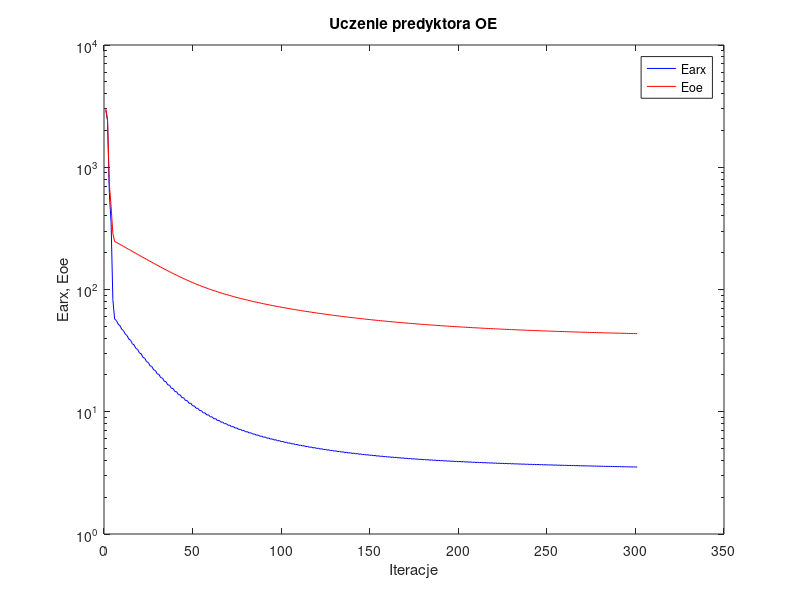
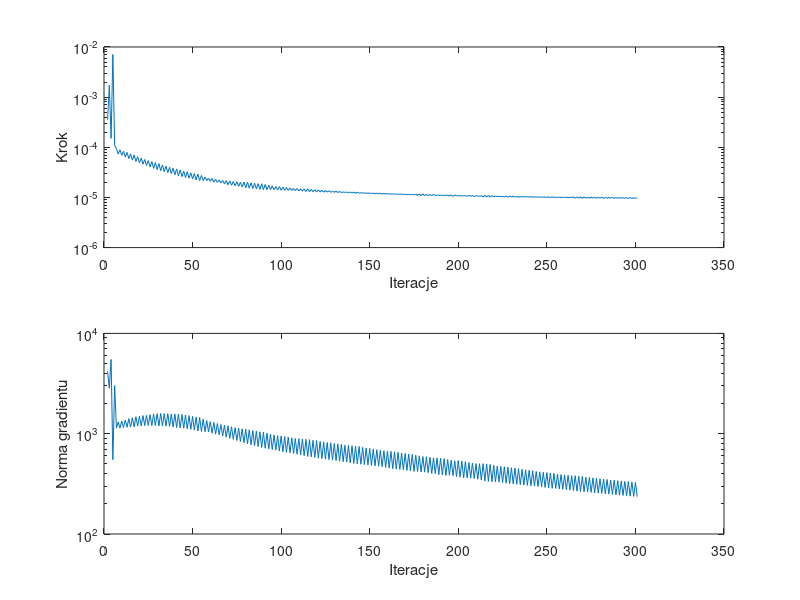

MATLAB code for these plots, in order:
%uczenie predyktora oe
clear all;
n=0; farx(n+1)=2.932070e+003; foe(n+1)=3.036488e+003; wspucz(n+1)=0.000000e+000; ng(n+1)=0.000000e+000;
n=1; farx(n+1)=2.398431e+003; foe(n+1)=2.437462e+003; krok(n+1)=3.550621e-004; ng(n+1)=4.191983e+003;
n=2; farx(n+1)=6.206420e+002; foe(n+1)=7.311775e+002; krok(n+1)=1.713251e-003; ng(n+1)=2.842362e+003;
n=3; farx(n+1)=3.519634e+002; foe(n+1)=4.791193e+002; krok(n+1)=1.504835e-004; ng(n+1)=5.500506e+003;
n=4; farx(n+1)=8.256000e+001; foe(n+1)=2.872562e+002; krok(n+1)=7.088910e-003; ng(n+1)=5.507259e+002;
n=5; farx(n+1)=5.736065e+001; foe(n+1)=2.473839e+002; krok(n+1)=1.089132e-004; ng(n+1)=3.019616e+003;
n=6; farx(n+1)=5.567505e+001; foe(n+1)=2.428836e+002; krok(n+1)=9.560737e-005; ng(n+1)=1.136613e+003;
n=7; farx(n+1)=5.214082e+001; foe(n+1)=2.383547e+002; krok(n+1)=7.309947e-005; ng(n+1)=1.305182e+003;
n=8; farx(n+1)=5.059214e+001; foe(n+1)=2.339668e+002; krok(n+1)=8.923578e-005; ng(n+1)=1.137903e+003;
n=9; farx(n+1)=4.739850e+001; foe(n+1)=2.295849e+002; krok(n+1)=6.905895e-005; ng(n+1)=1.333877e+003;
n=10; farx(n+1)=4.606767e+001; foe(n+1)=2.253384e+002; krok(n+1)=8.312662e-005; ng(n+1)=1.152568e+003;
n=11; farx(n+1)=4.317961e+001; foe(n+1)=2.211050e+002; krok(n+1)=6.446963e-005; ng(n+1)=1.367015e+003;
n=12; farx(n+1)=4.202472e+001; foe(n+1)=2.169954e+002; krok(n+1)=7.907676e-005; ng(n+1)=1.159215e+003;
n=13; farx(n+1)=3.939839e+001; foe(n+1)=2.128952e+002; krok(n+1)=5.958061e-005; ng(n+1)=1.412896e+003;
n=14; farx(n+1)=3.841244e+001; foe(n+1)=2.089309e+002; krok(n+1)=7.411094e-005; ng(n+1)=1.164032e+003;
n=15; farx(n+1)=3.602390e+001; foe(n+1)=2.049939e+002; krok(n+1)=5.561724e-005; ng(n+1)=1.441232e+003;
n=16; farx(n+1)=3.518354e+001; foe(n+1)=2.011738e+002; krok(n+1)=7.022416e-005; ng(n+1)=1.171170e+003;
n=17; farx(n+1)=3.298734e+001; foe(n+1)=1.973846e+002; krok(n+1)=5.210339e-005; ng(n+1)=1.476693e+003;
n=18; farx(n+1)=3.230113e+001; foe(n+1)=1.937314e+002; krok(n+1)=6.485137e-005; ng(n+1)=1.189154e+003;
n=19; farx(n+1)=3.029367e+001; foe(n+1)=1.901131e+002; krok(n+1)=4.907344e-005; ng(n+1)=1.492849e+003;
n=20; farx(n+1)=2.972119e+001; foe(n+1)=1.866053e+002; krok(n+1)=6.106065e-005; ng(n+1)=1.197178e+003;
n=21; farx(n+1)=2.787714e+001; foe(n+1)=1.831411e+002; krok(n+1)=4.614756e-005; ng(n+1)=1.514743e+003;
n=22; farx(n+1)=2.740726e+001; foe(n+1)=1.797816e+002; krok(n+1)=5.714551e-005; ng(n+1)=1.205449e+003;
n=23; farx(n+1)=2.571948e+001; foe(n+1)=1.764745e+002; krok(n+1)=4.341873e-005; ng(n+1)=1.528305e+003;
n=24; farx(n+1)=2.532700e+001; foe(n+1)=1.732499e+002; krok(n+1)=5.445660e-005; ng(n+1)=1.206210e+003;
n=25; farx(n+1)=2.377457e+001; foe(n+1)=1.700825e+002; krok(n+1)=4.073759e-005; ng(n+1)=1.550050e+003;
n=26; farx(n+1)=2.345320e+001; foe(n+1)=1.669974e+002; krok(n+1)=5.210339e-005; ng(n+1)=1.207470e+003;
n=27; farx(n+1)=2.202587e+001; foe(n+1)=1.639580e+002; krok(n+1)=3.799128e-005; ng(n+1)=1.575864e+003;
n=28; farx(n+1)=2.175850e+001; foe(n+1)=1.610031e+002; krok(n+1)=4.960813e-005; ng(n+1)=1.202738e+003;
n=29; farx(n+1)=2.045019e+001; foe(n+1)=1.581067e+002; krok(n+1)=3.584012e-005; ng(n+1)=1.584608e+003;
n=30; farx(n+1)=2.022981e+001; foe(n+1)=1.552829e+002; krok(n+1)=4.729405e-005; ng(n+1)=1.196393e+003;
n=31; farx(n+1)=1.902278e+001; foe(n+1)=1.525258e+002; krok(n+1)=3.415827e-005; ng(n+1)=1.590673e+003;
n=32; farx(n+1)=1.885387e+001; foe(n+1)=1.498495e+002; krok(n+1)=4.438276e-005; ng(n+1)=1.196284e+003;
n=33; farx(n+1)=1.774666e+001; foe(n+1)=1.472357e+002; krok(n+1)=3.260477e-005; ng(n+1)=1.587191e+003;
n=34; farx(n+1)=1.761443e+001; foe(n+1)=1.446942e+002; krok(n+1)=4.211523e-005; ng(n+1)=1.188896e+003;
n=35; farx(n+1)=1.659716e+001; foe(n+1)=1.422168e+002; krok(n+1)=3.117913e-005; ng(n+1)=1.584449e+003;
n=36; farx(n+1)=1.649686e+001; foe(n+1)=1.398101e+002; krok(n+1)=3.982214e-005; ng(n+1)=1.180704e+003;
n=37; farx(n+1)=1.556700e+001; foe(n+1)=1.374690e+002; krok(n+1)=2.981309e-005; ng(n+1)=1.573931e+003;
n=38; farx(n+1)=1.548905e+001; foe(n+1)=1.351867e+002; krok(n+1)=3.823382e-005; ng(n+1)=1.165644e+003;
n=39; farx(n+1)=1.463888e+001; foe(n+1)=1.329703e+002; krok(n+1)=2.832743e-005; ng(n+1)=1.570068e+003;
n=40; farx(n+1)=1.457748e+001; foe(n+1)=1.308062e+002; krok(n+1)=3.701885e-005; ng(n+1)=1.150071e+003;
n=41; farx(n+1)=1.379695e+001; foe(n+1)=1.287076e+002; krok(n+1)=2.700051e-005; ng(n+1)=1.567747e+003;
n=42; farx(n+1)=1.375226e+001; foe(n+1)=1.266651e+002; krok(n+1)=3.546212e-005; ng(n+1)=1.139696e+003;
n=43; farx(n+1)=1.303454e+001; foe(n+1)=1.246873e+002; krok(n+1)=2.605170e-005; ng(n+1)=1.553669e+003;
n=44; farx(n+1)=1.300785e+001; foe(n+1)=1.227698e+002; krok(n+1)=3.369455e-005; ng(n+1)=1.133406e+003;
n=45; farx(n+1)=1.235294e+001; foe(n+1)=1.209098e+002; krok(n+1)=2.499645e-005; ng(n+1)=1.534059e+003;
n=46; farx(n+1)=1.233458e+001; foe(n+1)=1.191011e+002; krok(n+1)=3.251553e-005; ng(n+1)=1.116207e+003;
n=47; farx(n+1)=1.173244e+001; foe(n+1)=1.173522e+002; krok(n+1)=2.418894e-005; ng(n+1)=1.514702e+003;
n=48; farx(n+1)=1.172624e+001; foe(n+1)=1.156576e+002; krok(n+1)=3.098519e-005; ng(n+1)=1.105799e+003;
n=49; farx(n+1)=1.117617e+001; foe(n+1)=1.140163e+002; krok(n+1)=2.330940e-005; ng(n+1)=1.490017e+003;
n=50; farx(n+1)=1.117534e+001; foe(n+1)=1.124220e+002; krok(n+1)=2.992557e-005; ng(n+1)=1.087690e+003;
n=51; farx(n+1)=1.067484e+001; foe(n+1)=1.108816e+002; krok(n+1)=2.230894e-005; ng(n+1)=1.465942e+003;
n=52; farx(n+1)=1.067519e+001; foe(n+1)=1.093759e+002; krok(n+1)=2.941717e-005; ng(n+1)=1.062694e+003;
n=53; farx(n+1)=1.021099e+001; foe(n+1)=1.079259e+002; krok(n+1)=2.167257e-005; ng(n+1)=1.449626e+003;
n=54; farx(n+1)=1.021953e+001; foe(n+1)=1.065230e+002; krok(n+1)=2.746916e-005; ng(n+1)=1.052879e+003;
n=55; farx(n+1)=9.791075e+000; foe(n+1)=1.051743e+002; krok(n+1)=2.167257e-005; ng(n+1)=1.398878e+003;
n=56; farx(n+1)=9.808666e+000; foe(n+1)=1.038682e+002; krok(n+1)=2.555890e-005; ng(n+1)=1.047800e+003;
n=57; farx(n+1)=9.412080e+000; foe(n+1)=1.026092e+002; krok(n+1)=2.167257e-005; ng(n+1)=1.350700e+003;
n=58; farx(n+1)=9.437267e+000; foe(n+1)=1.013886e+002; krok(n+1)=2.418894e-005; ng(n+1)=1.041552e+003;
n=59; farx(n+1)=9.074984e+000; foe(n+1)=1.002069e+002; krok(n+1)=2.092658e-005; ng(n+1)=1.318254e+003;
n=60; farx(n+1)=9.098425e+000; foe(n+1)=9.905666e+001; krok(n+1)=2.382783e-005; ng(n+1)=1.012346e+003;
n=61; farx(n+1)=8.763949e+000; foe(n+1)=9.794445e+001; krok(n+1)=2.020511e-005; ng(n+1)=1.296458e+003;
n=62; farx(n+1)=8.787134e+000; foe(n+1)=9.686195e+001; krok(n+1)=2.310648e-005; ng(n+1)=9.890794e+002;
n=63; farx(n+1)=8.475987e+000; foe(n+1)=9.581672e+001; krok(n+1)=1.990494e-005; ng(n+1)=1.264114e+003;
n=64; farx(n+1)=8.502170e+000; foe(n+1)=9.480043e+001; krok(n+1)=2.219138e-005; ng(n+1)=9.750945e+002;
n=65; farx(n+1)=8.214803e+000; foe(n+1)=9.381640e+001; krok(n+1)=1.934974e-005; ng(n+1)=1.234290e+003;
n=66; farx(n+1)=8.240858e+000; foe(n+1)=9.285777e+001; krok(n+1)=2.190752e-005; ng(n+1)=9.504258e+002;
n=67; farx(n+1)=7.974542e+000; foe(n+1)=9.192759e+001; krok(n+1)=1.856031e-005; ng(n+1)=1.218151e+003;
n=68; farx(n+1)=7.999022e+000; foe(n+1)=9.102085e+001; krok(n+1)=2.167257e-005; ng(n+1)=9.229783e+002;
n=69; farx(n+1)=7.751614e+000; foe(n+1)=9.014117e+001; krok(n+1)=1.792006e-005; ng(n+1)=1.197890e+003;
n=70; farx(n+1)=7.774763e+000; foe(n+1)=8.928264e+001; krok(n+1)=2.132008e-005; ng(n+1)=8.976668e+002;
n=71; farx(n+1)=7.543695e+000; foe(n+1)=8.845072e+001; krok(n+1)=1.749394e-005; ng(n+1)=1.172893e+003;
n=72; farx(n+1)=7.566812e+000; foe(n+1)=8.763864e+001; krok(n+1)=2.078166e-005; ng(n+1)=8.773095e+002;
n=73; farx(n+1)=7.351219e+000; foe(n+1)=8.685145e+001; krok(n+1)=1.709205e-005; ng(n+1)=1.149044e+003;
n=74; farx(n+1)=7.374371e+000; foe(n+1)=8.608118e+001; krok(n+1)=2.058283e-005; ng(n+1)=8.555101e+002;
n=75; farx(n+1)=7.171541e+000; foe(n+1)=8.533219e+001; krok(n+1)=1.656922e-005; ng(n+1)=1.136974e+003;
n=76; farx(n+1)=7.194369e+000; foe(n+1)=8.460076e+001; krok(n+1)=2.020511e-005; ng(n+1)=8.349015e+002;
n=77; farx(n+1)=7.004570e+000; foe(n+1)=8.388917e+001; krok(n+1)=1.611741e-005; ng(n+1)=1.117236e+003;
n=78; farx(n+1)=7.026726e+000; foe(n+1)=8.319180e+001; krok(n+1)=2.018691e-005; ng(n+1)=8.127134e+002;
n=79; farx(n+1)=6.847556e+000; foe(n+1)=8.251175e+001; krok(n+1)=1.558595e-005; ng(n+1)=1.107793e+003;
n=80; farx(n+1)=6.869030e+000; foe(n+1)=8.184626e+001; krok(n+1)=1.999909e-005; ng(n+1)=7.928824e+002;
n=81; farx(n+1)=6.699526e+000; foe(n+1)=8.119725e+001; krok(n+1)=1.523649e-005; ng(n+1)=1.093109e+003;
n=82; farx(n+1)=6.720677e+000; foe(n+1)=8.056272e+001; krok(n+1)=1.954543e-005; ng(n+1)=7.756244e+002;
n=83; farx(n+1)=6.560454e+000; foe(n+1)=7.994493e+001; krok(n+1)=1.504078e-005; ng(n+1)=1.071785e+003;
n=84; farx(n+1)=6.582049e+000; foe(n+1)=7.933958e+001; krok(n+1)=1.924408e-005; ng(n+1)=7.598053e+002;
n=85; farx(n+1)=6.429562e+000; foe(n+1)=7.874827e+001; krok(n+1)=1.476011e-005; ng(n+1)=1.060134e+003;
n=86; farx(n+1)=6.451369e+000; foe(n+1)=7.816999e+001; krok(n+1)=1.886606e-005; ng(n+1)=7.446639e+002;
n=87; farx(n+1)=6.306851e+000; foe(n+1)=7.760444e+001; krok(n+1)=1.448140e-005; ng(n+1)=1.044310e+003;
n=88; farx(n+1)=6.328319e+000; foe(n+1)=7.704966e+001; krok(n+1)=1.870342e-005; ng(n+1)=7.279152e+002;
n=89; farx(n+1)=6.189754e+000; foe(n+1)=7.650702e+001; krok(n+1)=1.430061e-005; ng(n+1)=1.032825e+003;
n=90; farx(n+1)=6.211815e+000; foe(n+1)=7.597698e+001; krok(n+1)=1.814366e-005; ng(n+1)=7.159628e+002;
n=91; farx(n+1)=6.079017e+000; foe(n+1)=7.545809e+001; krok(n+1)=1.430061e-005; ng(n+1)=1.012217e+003;
n=92; farx(n+1)=6.101937e+000; foe(n+1)=7.495166e+001; krok(n+1)=1.747813e-005; ng(n+1)=7.062098e+002;
n=93; farx(n+1)=5.974997e+000; foe(n+1)=7.445524e+001; krok(n+1)=1.430061e-005; ng(n+1)=9.899471e+002;
n=94; farx(n+1)=5.998318e+000; foe(n+1)=7.396961e+001; krok(n+1)=1.697768e-005; ng(n+1)=6.954883e+002;
n=95; farx(n+1)=5.876433e+000; foe(n+1)=7.349341e+001; krok(n+1)=1.430061e-005; ng(n+1)=9.709446e+002;
n=96; farx(n+1)=5.900218e+000; foe(n+1)=7.302727e+001; krok(n+1)=1.645337e-005; ng(n+1)=6.862182e+002;
n=97; farx(n+1)=5.784178e+000; foe(n+1)=7.256992e+001; krok(n+1)=1.416371e-005; ng(n+1)=9.526262e+002;
n=98; farx(n+1)=5.807778e+000; foe(n+1)=7.212026e+001; krok(n+1)=1.643953e-005; ng(n+1)=6.717893e+002;
n=99; farx(n+1)=5.695858e+000; foe(n+1)=7.167859e+001; krok(n+1)=1.390226e-005; ng(n+1)=9.491707e+002;
n=100; farx(n+1)=5.719219e+000; foe(n+1)=7.124514e+001; krok(n+1)=1.611741e-005; ng(n+1)=6.602355e+002;
n=101; farx(n+1)=5.611316e+000; foe(n+1)=7.081996e+001; krok(n+1)=1.390226e-005; ng(n+1)=9.347367e+002;
n=102; farx(n+1)=5.635326e+000; foe(n+1)=7.040257e+001; krok(n+1)=1.579136e-005; ng(n+1)=6.520281e+002;
n=103; farx(n+1)=5.530819e+000; foe(n+1)=6.999226e+001; krok(n+1)=1.384553e-005; ng(n+1)=9.250037e+002;
n=104; farx(n+1)=5.555232e+000; foe(n+1)=6.958993e+001; krok(n+1)=1.538085e-005; ng(n+1)=6.444449e+002;
n=105; farx(n+1)=5.454321e+000; foe(n+1)=6.919417e+001; krok(n+1)=1.384553e-005; ng(n+1)=9.108343e+002;
n=106; farx(n+1)=5.478823e+000; foe(n+1)=6.880581e+001; krok(n+1)=1.497616e-005; ng(n+1)=6.365365e+002;
n=107; farx(n+1)=5.382314e+000; foe(n+1)=6.842389e+001; krok(n+1)=1.373458e-005; ng(n+1)=8.947314e+002;
n=108; farx(n+1)=5.406613e+000; foe(n+1)=6.804791e+001; krok(n+1)=1.504078e-005; ng(n+1)=6.235844e+002;
n=109; farx(n+1)=5.312873e+000; foe(n+1)=6.767799e+001; krok(n+1)=1.350026e-005; ng(n+1)=8.922992e+002;
n=110; farx(n+1)=5.337354e+000; foe(n+1)=6.731436e+001; krok(n+1)=1.489515e-005; ng(n+1)=6.143918e+002;
n=111; farx(n+1)=5.246715e+000; foe(n+1)=6.695627e+001; krok(n+1)=1.331597e-005; ng(n+1)=8.849875e+002;
n=112; farx(n+1)=5.271160e+000; foe(n+1)=6.660417e+001; krok(n+1)=1.481560e-005; ng(n+1)=6.042328e+002;
n=113; farx(n+1)=5.183649e+000; foe(n+1)=6.625733e+001; krok(n+1)=1.308609e-005; ng(n+1)=8.782622e+002;
n=114; farx(n+1)=5.207875e+000; foe(n+1)=6.591593e+001; krok(n+1)=1.482924e-005; ng(n+1)=5.929415e+002;
n=115; farx(n+1)=5.122189e+000; foe(n+1)=6.557967e+001; krok(n+1)=1.302585e-005; ng(n+1)=8.730831e+002;
n=116; farx(n+1)=5.146899e+000; foe(n+1)=6.524976e+001; krok(n+1)=1.442554e-005; ng(n+1)=5.883309e+002;
n=117; farx(n+1)=5.063949e+000; foe(n+1)=6.492452e+001; krok(n+1)=1.302585e-005; ng(n+1)=8.589851e+002;
n=118; farx(n+1)=5.088971e+000; foe(n+1)=6.460499e+001; krok(n+1)=1.430061e-005; ng(n+1)=5.809451e+002;
n=119; farx(n+1)=5.008806e+000; foe(n+1)=6.428956e+001; krok(n+1)=1.278257e-005; ng(n+1)=8.526395e+002;
n=120; farx(n+1)=5.032984e+000; foe(n+1)=6.397935e+001; krok(n+1)=1.416371e-005; ng(n+1)=5.696977e+002;
n=121; farx(n+1)=4.955037e+000; foe(n+1)=6.367406e+001; krok(n+1)=1.285784e-005; ng(n+1)=8.380839e+002;
n=122; farx(n+1)=4.979724e+000; foe(n+1)=6.337369e+001; krok(n+1)=1.393983e-005; ng(n+1)=5.646479e+002;
n=123; farx(n+1)=4.903971e+000; foe(n+1)=6.307762e+001; krok(n+1)=1.274727e-005; ng(n+1)=8.297505e+002;
n=124; farx(n+1)=4.928414e+000; foe(n+1)=6.278631e+001; krok(n+1)=1.373458e-005; ng(n+1)=5.569075e+002;
n=125; farx(n+1)=4.854716e+000; foe(n+1)=6.249938e+001; krok(n+1)=1.277945e-005; ng(n+1)=8.169019e+002;
n=126; farx(n+1)=4.879618e+000; foe(n+1)=6.221696e+001; krok(n+1)=1.361457e-005; ng(n+1)=5.513500e+002;
n=127; farx(n+1)=4.807603e+000; foe(n+1)=6.193841e+001; krok(n+1)=1.265721e-005; ng(n+1)=8.115234e+002;
n=128; farx(n+1)=4.832409e+000; foe(n+1)=6.166446e+001; krok(n+1)=1.338683e-005; ng(n+1)=5.450458e+002;
n=129; farx(n+1)=4.762402e+000; foe(n+1)=6.139434e+001; krok(n+1)=1.266631e-005; ng(n+1)=7.989330e+002;
n=130; farx(n+1)=4.787409e+000; foe(n+1)=6.112852e+001; krok(n+1)=1.328171e-005; ng(n+1)=5.389036e+002;
n=131; farx(n+1)=4.719168e+000; foe(n+1)=6.086627e+001; krok(n+1)=1.253880e-005; ng(n+1)=7.922412e+002;
n=132; farx(n+1)=4.744015e+000; foe(n+1)=6.060820e+001; krok(n+1)=1.315377e-005; ng(n+1)=5.317155e+002;
n=133; farx(n+1)=4.677448e+000; foe(n+1)=6.035367e+001; krok(n+1)=1.251675e-005; ng(n+1)=7.822808e+002;
n=134; farx(n+1)=4.702131e+000; foe(n+1)=6.010320e+001; krok(n+1)=1.290553e-005; ng(n+1)=5.261315e+002;
n=135; farx(n+1)=4.637254e+000; foe(n+1)=5.985617e+001; krok(n+1)=1.259797e-005; ng(n+1)=7.685497e+002;
n=136; farx(n+1)=4.662335e+000; foe(n+1)=5.961301e+001; krok(n+1)=1.280413e-005; ng(n+1)=5.215868e+002;
n=137; farx(n+1)=4.599121e+000; foe(n+1)=5.937307e+001; krok(n+1)=1.240823e-005; ng(n+1)=7.633901e+002;
n=138; farx(n+1)=4.624122e+000; foe(n+1)=5.913684e+001; krok(n+1)=1.284475e-005; ng(n+1)=5.134319e+002;
n=139; farx(n+1)=4.562488e+000; foe(n+1)=5.890368e+001; krok(n+1)=1.219587e-005; ng(n+1)=7.591828e+002;
n=140; farx(n+1)=4.587196e+000; foe(n+1)=5.867411e+001; krok(n+1)=1.283755e-005; ng(n+1)=5.051849e+002;
n=141; farx(n+1)=4.527025e+000; foe(n+1)=5.844759e+001; krok(n+1)=1.209645e-005; ng(n+1)=7.518609e+002;
n=142; farx(n+1)=4.551744e+000; foe(n+1)=5.822455e+001; krok(n+1)=1.280413e-005; ng(n+1)=4.987513e+002;
n=143; farx(n+1)=4.492396e+000; foe(n+1)=5.800443e+001; krok(n+1)=1.209447e-005; ng(n+1)=7.459329e+002;
n=144; farx(n+1)=4.517168e+000; foe(n+1)=5.778791e+001; krok(n+1)=1.245571e-005; ng(n+1)=4.962638e+002;
n=145; farx(n+1)=4.459285e+000; foe(n+1)=5.757422e+001; krok(n+1)=1.222055e-005; ng(n+1)=7.310242e+002;
n=146; farx(n+1)=4.484119e+000; foe(n+1)=5.736386e+001; krok(n+1)=1.225273e-005; ng(n+1)=4.925194e+002;
n=147; farx(n+1)=4.427614e+000; foe(n+1)=5.715623e+001; krok(n+1)=1.222055e-005; ng(n+1)=7.205211e+002;
n=148; farx(n+1)=4.452396e+000; foe(n+1)=5.695180e+001; krok(n+1)=1.214216e-005; ng(n+1)=4.872520e+002;
n=149; farx(n+1)=4.396979e+000; foe(n+1)=5.675001e+001; krok(n+1)=1.222055e-005; ng(n+1)=7.119974e+002;
n=150; farx(n+1)=4.421711e+000; foe(n+1)=5.655130e+001; krok(n+1)=1.195078e-005; ng(n+1)=4.832526e+002;
n=151; farx(n+1)=4.367565e+000; foe(n+1)=5.635513e+001; krok(n+1)=1.224850e-005; ng(n+1)=7.011267e+002;
n=152; farx(n+1)=4.392296e+000; foe(n+1)=5.616195e+001; krok(n+1)=1.184623e-005; ng(n+1)=4.785648e+002;
n=153; farx(n+1)=4.339213e+000; foe(n+1)=5.597127e+001; krok(n+1)=1.222055e-005; ng(n+1)=6.932635e+002;
n=154; farx(n+1)=4.363874e+000; foe(n+1)=5.578345e+001; krok(n+1)=1.171380e-005; ng(n+1)=4.741701e+002;
n=155; farx(n+1)=4.311897e+000; foe(n+1)=5.559803e+001; krok(n+1)=1.222055e-005; ng(n+1)=6.841050e+002;
n=156; farx(n+1)=4.336537e+000; foe(n+1)=5.541539e+001; krok(n+1)=1.161317e-005; ng(n+1)=4.697289e+002;
n=157; farx(n+1)=4.285922e+000; foe(n+1)=5.523512e+001; krok(n+1)=1.209645e-005; ng(n+1)=6.762990e+002;
n=158; farx(n+1)=4.310210e+000; foe(n+1)=5.505762e+001; krok(n+1)=1.161523e-005; ng(n+1)=4.618810e+002;
n=159; farx(n+1)=4.260843e+000; foe(n+1)=5.488235e+001; krok(n+1)=1.197415e-005; ng(n+1)=6.690787e+002;
n=160; farx(n+1)=4.285091e+000; foe(n+1)=5.470979e+001; krok(n+1)=1.171380e-005; ng(n+1)=4.547374e+002;
n=161; farx(n+1)=4.236630e+000; foe(n+1)=5.453941e+001; krok(n+1)=1.175619e-005; ng(n+1)=6.669288e+002;
n=162; farx(n+1)=4.260547e+000; foe(n+1)=5.437161e+001; krok(n+1)=1.168144e-005; ng(n+1)=4.482467e+002;
n=163; farx(n+1)=4.213095e+000; foe(n+1)=5.420592e+001; krok(n+1)=1.171829e-005; ng(n+1)=6.588088e+002;
n=164; farx(n+1)=4.236894e+000; foe(n+1)=5.404273e+001; krok(n+1)=1.161523e-005; ng(n+1)=4.432676e+002;
n=165; farx(n+1)=4.190224e+000; foe(n+1)=5.388158e+001; krok(n+1)=1.171380e-005; ng(n+1)=6.513947e+002;
n=166; farx(n+1)=4.214001e+000; foe(n+1)=5.372284e+001; krok(n+1)=1.148323e-005; ng(n+1)=4.396202e+002;
n=167; farx(n+1)=4.168216e+000; foe(n+1)=5.356608e+001; krok(n+1)=1.171380e-005; ng(n+1)=6.429624e+002;
n=168; farx(n+1)=4.191919e+000; foe(n+1)=5.341166e+001; krok(n+1)=1.138437e-005; ng(n+1)=4.354859e+002;
n=169; farx(n+1)=4.147037e+000; foe(n+1)=5.325917e+001; krok(n+1)=1.168301e-005; ng(n+1)=6.351028e+002;
n=170; farx(n+1)=4.170599e+000; foe(n+1)=5.310894e+001; krok(n+1)=1.131276e-005; ng(n+1)=4.308143e+002;
n=171; farx(n+1)=4.126691e+000; foe(n+1)=5.296058e+001; krok(n+1)=1.161523e-005; ng(n+1)=6.275483e+002;
n=172; farx(n+1)=4.150097e+000; foe(n+1)=5.281444e+001; krok(n+1)=1.131276e-005; ng(n+1)=4.252979e+002;
n=173; farx(n+1)=4.106944e+000; foe(n+1)=5.267011e+001; krok(n+1)=1.153689e-005; ng(n+1)=6.218621e+002;
n=174; farx(n+1)=4.129953e+000; foe(n+1)=5.252793e+001; krok(n+1)=1.115447e-005; ng(n+1)=4.209877e+002;
n=175; farx(n+1)=4.087486e+000; foe(n+1)=5.238740e+001; krok(n+1)=1.171380e-005; ng(n+1)=6.101190e+002;
n=176; farx(n+1)=4.110604e+000; foe(n+1)=5.224892e+001; krok(n+1)=1.095389e-005; ng(n+1)=4.201751e+002;
n=177; farx(n+1)=4.069022e+000; foe(n+1)=5.211210e+001; krok(n+1)=1.171829e-005; ng(n+1)=6.011910e+002;
n=178; farx(n+1)=4.091875e+000; foe(n+1)=5.197735e+001; krok(n+1)=1.085468e-005; ng(n+1)=4.160357e+002;
n=179; farx(n+1)=4.050980e+000; foe(n+1)=5.184410e+001; krok(n+1)=1.178746e-005; ng(n+1)=5.921994e+002;
n=180; farx(n+1)=4.074070e+000; foe(n+1)=5.171285e+001; krok(n+1)=1.083629e-005; ng(n+1)=4.138486e+002;
n=181; farx(n+1)=4.033821e+000; foe(n+1)=5.158332e+001; krok(n+1)=1.161317e-005; ng(n+1)=5.892785e+002;
n=182; farx(n+1)=4.056699e+000; foe(n+1)=5.145563e+001; krok(n+1)=1.083629e-005; ng(n+1)=4.086117e+002;
n=183; farx(n+1)=4.017481e+000; foe(n+1)=5.132958e+001; krok(n+1)=1.143043e-005; ng(n+1)=5.834641e+002;
n=184; farx(n+1)=4.039748e+000; foe(n+1)=5.120541e+001; krok(n+1)=1.085468e-005; ng(n+1)=4.012561e+002;
n=185; farx(n+1)=4.001002e+000; foe(n+1)=5.108265e+001; krok(n+1)=1.153689e-005; ng(n+1)=5.750445e+002;
n=186; farx(n+1)=4.023717e+000; foe(n+1)=5.096166e+001; krok(n+1)=1.083629e-005; ng(n+1)=4.002352e+002;
n=187; farx(n+1)=3.985982e+000; foe(n+1)=5.084227e+001; krok(n+1)=1.115447e-005; ng(n+1)=5.739199e+002;
n=188; farx(n+1)=4.008055e+000; foe(n+1)=5.072461e+001; krok(n+1)=1.104492e-005; ng(n+1)=3.905068e+002;
n=189; farx(n+1)=3.970813e+000; foe(n+1)=5.060837e+001; krok(n+1)=1.106017e-005; ng(n+1)=5.699662e+002;
n=190; farx(n+1)=3.992735e+000; foe(n+1)=5.049380e+001; krok(n+1)=1.099167e-005; ng(n+1)=3.868654e+002;
n=191; farx(n+1)=3.956115e+000; foe(n+1)=5.038061e+001; krok(n+1)=1.103022e-005; ng(n+1)=5.633533e+002;
n=192; farx(n+1)=3.977687e+000; foe(n+1)=5.026904e+001; krok(n+1)=1.085468e-005; ng(n+1)=3.832694e+002;
n=193; farx(n+1)=3.941353e+000; foe(n+1)=5.015878e+001; krok(n+1)=1.126542e-005; ng(n+1)=5.531824e+002;
n=194; farx(n+1)=3.963214e+000; foe(n+1)=5.004998e+001; krok(n+1)=1.061240e-005; ng(n+1)=3.845843e+002;
n=195; farx(n+1)=3.927543e+000; foe(n+1)=4.994256e+001; krok(n+1)=1.126542e-005; ng(n+1)=5.455382e+002;
n=196; farx(n+1)=3.949106e+000; foe(n+1)=4.983656e+001; krok(n+1)=1.051121e-005; ng(n+1)=3.809663e+002;
n=197; farx(n+1)=3.914542e+000; foe(n+1)=4.973186e+001; krok(n+1)=1.115447e-005; ng(n+1)=5.367979e+002;
n=198; farx(n+1)=3.936109e+000; foe(n+1)=4.962874e+001; krok(n+1)=1.083629e-005; ng(n+1)=3.735631e+002;
n=199; farx(n+1)=3.901647e+000; foe(n+1)=4.952685e+001; krok(n+1)=1.083629e-005; ng(n+1)=5.408187e+002;
n=200; farx(n+1)=3.922980e+000; foe(n+1)=4.942639e+001; krok(n+1)=1.083629e-005; ng(n+1)=3.691633e+002;
n=201; farx(n+1)=3.889421e+000; foe(n+1)=4.932710e+001; krok(n+1)=1.066004e-005; ng(n+1)=5.350722e+002;
n=202; farx(n+1)=3.910030e+000; foe(n+1)=4.922918e+001; krok(n+1)=1.085468e-005; ng(n+1)=3.620729e+002;
n=203; farx(n+1)=3.876808e+000; foe(n+1)=4.913244e+001; krok(n+1)=1.083629e-005; ng(n+1)=5.257696e+002;
n=204; farx(n+1)=3.897380e+000; foe(n+1)=4.903703e+001; krok(n+1)=1.057446e-005; ng(n+1)=3.621323e+002;
n=205; farx(n+1)=3.864817e+000; foe(n+1)=4.894270e+001; krok(n+1)=1.095389e-005; ng(n+1)=5.153147e+002;
n=206; farx(n+1)=3.885378e+000; foe(n+1)=4.884968e+001; krok(n+1)=1.052881e-005; ng(n+1)=3.596597e+002;
n=207; farx(n+1)=3.853106e+000; foe(n+1)=4.875775e+001; krok(n+1)=1.095376e-005; ng(n+1)=5.104807e+002;
n=208; farx(n+1)=3.873537e+000; foe(n+1)=4.866703e+001; krok(n+1)=1.038706e-005; ng(n+1)=3.578071e+002;
n=209; farx(n+1)=3.842195e+000; foe(n+1)=4.857738e+001; krok(n+1)=1.085468e-005; ng(n+1)=5.025510e+002;
n=210; farx(n+1)=3.862456e+000; foe(n+1)=4.848901e+001; krok(n+1)=1.061240e-005; ng(n+1)=3.512478e+002;
n=211; farx(n+1)=3.831531e+000; foe(n+1)=4.840165e+001; krok(n+1)=1.057446e-005; ng(n+1)=5.026934e+002;
n=212; farx(n+1)=3.851704e+000; foe(n+1)=4.831548e+001; krok(n+1)=1.083629e-005; ng(n+1)=3.455046e+002;
n=213; farx(n+1)=3.821310e+000; foe(n+1)=4.823021e+001; krok(n+1)=1.023989e-005; ng(n+1)=5.032534e+002;
n=214; farx(n+1)=3.841005e+000; foe(n+1)=4.814604e+001; krok(n+1)=1.103022e-005; ng(n+1)=3.384053e+002;
n=215; farx(n+1)=3.810968e+000; foe(n+1)=4.806282e+001; krok(n+1)=1.015216e-005; ng(n+1)=4.996922e+002;
n=216; farx(n+1)=3.830469e+000; foe(n+1)=4.798071e+001; krok(n+1)=1.100843e-005; ng(n+1)=3.349841e+002;
n=217; farx(n+1)=3.800853e+000; foe(n+1)=4.789953e+001; krok(n+1)=1.013046e-005; ng(n+1)=4.940431e+002;
n=218; farx(n+1)=3.819979e+000; foe(n+1)=4.781945e+001; krok(n+1)=1.085468e-005; ng(n+1)=3.320253e+002;
n=219; farx(n+1)=3.790923e+000; foe(n+1)=4.774036e+001; krok(n+1)=1.023989e-005; ng(n+1)=4.842759e+002;
n=220; farx(n+1)=3.809830e+000; foe(n+1)=4.766228e+001; krok(n+1)=1.069939e-005; ng(n+1)=3.299008e+002;
n=221; farx(n+1)=3.781211e+000; foe(n+1)=4.758515e+001; krok(n+1)=1.033992e-005; ng(n+1)=4.760742e+002;
n=222; farx(n+1)=3.800149e+000; foe(n+1)=4.750899e+001; krok(n+1)=1.063629e-005; ng(n+1)=3.281675e+002;
n=223; farx(n+1)=3.771808e+000; foe(n+1)=4.743370e+001; krok(n+1)=1.031748e-005; ng(n+1)=4.718549e+002;
n=224; farx(n+1)=3.790730e+000; foe(n+1)=4.735939e+001; krok(n+1)=1.061240e-005; ng(n+1)=3.258500e+002;
n=225; farx(n+1)=3.762887e+000; foe(n+1)=4.728588e+001; krok(n+1)=1.018440e-005; ng(n+1)=4.680853e+002;
n=226; farx(n+1)=3.781564e+000; foe(n+1)=4.721331e+001; krok(n+1)=1.071362e-005; ng(n+1)=3.211488e+002;
n=227; farx(n+1)=3.754185e+000; foe(n+1)=4.714151e+001; krok(n+1)=1.003721e-005; ng(n+1)=4.648875e+002;
n=228; farx(n+1)=3.772374e+000; foe(n+1)=4.707059e+001; krok(n+1)=1.069939e-005; ng(n+1)=3.164374e+002;
n=229; farx(n+1)=3.745262e+000; foe(n+1)=4.700053e+001; krok(n+1)=1.017255e-005; ng(n+1)=4.574745e+002;
n=230; farx(n+1)=3.763638e+000; foe(n+1)=4.693136e+001; krok(n+1)=1.061240e-005; ng(n+1)=3.158938e+002;
n=231; farx(n+1)=3.736810e+000; foe(n+1)=4.686290e+001; krok(n+1)=1.009346e-005; ng(n+1)=4.543459e+002;
n=232; farx(n+1)=3.754915e+000; foe(n+1)=4.679534e+001; krok(n+1)=1.054828e-005; ng(n+1)=3.128773e+002;
n=233; farx(n+1)=3.728551e+000; foe(n+1)=4.672851e+001; krok(n+1)=1.010255e-005; ng(n+1)=4.479224e+002;
n=234; farx(n+1)=3.746389e+000; foe(n+1)=4.666251e+001; krok(n+1)=1.048504e-005; ng(n+1)=3.099197e+002;
n=235; farx(n+1)=3.720384e+000; foe(n+1)=4.659723e+001; krok(n+1)=1.015216e-005; ng(n+1)=4.415996e+002;
n=236; farx(n+1)=3.738073e+000; foe(n+1)=4.653277e+001; krok(n+1)=1.039083e-005; ng(n+1)=3.079231e+002;
n=237; farx(n+1)=3.712451e+000; foe(n+1)=4.646899e+001; krok(n+1)=1.017076e-005; ng(n+1)=4.357308e+002;
n=238; farx(n+1)=3.730062e+000; foe(n+1)=4.640600e+001; krok(n+1)=1.038706e-005; ng(n+1)=3.054386e+002;
n=239; farx(n+1)=3.704744e+000; foe(n+1)=4.634366e+001; krok(n+1)=1.010255e-005; ng(n+1)=4.321906e+002;
n=240; farx(n+1)=3.722178e+000; foe(n+1)=4.628209e+001; krok(n+1)=1.038706e-005; ng(n+1)=3.024268e+002;
n=241; farx(n+1)=3.697116e+000; foe(n+1)=4.622115e+001; krok(n+1)=1.009346e-005; ng(n+1)=4.279294e+002;
n=242; farx(n+1)=3.714255e+000; foe(n+1)=4.616096e+001; krok(n+1)=1.023989e-005; ng(n+1)=3.002944e+002;
n=243; farx(n+1)=3.689658e+000; foe(n+1)=4.610140e+001; krok(n+1)=1.018440e-005; ng(n+1)=4.200644e+002;
n=244; farx(n+1)=3.706719e+000; foe(n+1)=4.604255e+001; krok(n+1)=1.022121e-005; ng(n+1)=2.980645e+002;
n=245; farx(n+1)=3.682396e+000; foe(n+1)=4.598430e+001; krok(n+1)=1.013760e-005; ng(n+1)=4.163868e+002;
n=246; farx(n+1)=3.699313e+000; foe(n+1)=4.592674e+001; krok(n+1)=1.021265e-005; ng(n+1)=2.954221e+002;
n=247; farx(n+1)=3.675420e+000; foe(n+1)=4.586977e+001; krok(n+1)=1.003721e-005; ng(n+1)=4.124012e+002;
n=248; farx(n+1)=3.692131e+000; foe(n+1)=4.581345e+001; krok(n+1)=1.031748e-005; ng(n+1)=2.913900e+002;
n=249; farx(n+1)=3.668487e+000; foe(n+1)=4.575769e+001; krok(n+1)=9.936047e-006; ng(n+1)=4.099632e+002;
n=250; farx(n+1)=3.684974e+000; foe(n+1)=4.570258e+001; krok(n+1)=1.031835e-005; ng(n+1)=2.883129e+002;
n=251; farx(n+1)=3.661696e+000; foe(n+1)=4.564803e+001; krok(n+1)=9.888364e-006; ng(n+1)=4.055298e+002;
n=252; farx(n+1)=3.677973e+000; foe(n+1)=4.559408e+001; krok(n+1)=1.033992e-005; ng(n+1)=2.851508e+002;
n=253; farx(n+1)=3.654763e+000; foe(n+1)=4.554068e+001; krok(n+1)=9.952471e-006; ng(n+1)=4.015963e+002;
n=254; farx(n+1)=3.670955e+000; foe(n+1)=4.548791e+001; krok(n+1)=1.014423e-005; ng(n+1)=2.847355e+002;
n=255; farx(n+1)=3.648215e+000; foe(n+1)=4.543566e+001; krok(n+1)=9.975945e-006; ng(n+1)=3.950278e+002;
n=256; farx(n+1)=3.664223e+000; foe(n+1)=4.538399e+001; krok(n+1)=1.017076e-005; ng(n+1)=2.817167e+002;
n=257; farx(n+1)=3.641730e+000; foe(n+1)=4.533282e+001; krok(n+1)=9.936047e-006; ng(n+1)=3.915177e+002;
n=258; farx(n+1)=3.657588e+000; foe(n+1)=4.528223e+001; krok(n+1)=1.015968e-005; ng(n+1)=2.792705e+002;
n=259; farx(n+1)=3.635398e+000; foe(n+1)=4.523211e+001; krok(n+1)=9.888364e-006; ng(n+1)=3.876729e+002;
n=260; farx(n+1)=3.651106e+000; foe(n+1)=4.518255e+001; krok(n+1)=1.019428e-005; ng(n+1)=2.764364e+002;
n=261; farx(n+1)=3.629135e+000; foe(n+1)=4.513345e+001; krok(n+1)=9.836241e-006; ng(n+1)=3.848955e+002;
n=262; farx(n+1)=3.644686e+000; foe(n+1)=4.508489e+001; krok(n+1)=1.018462e-005; ng(n+1)=2.740156e+002;
n=263; farx(n+1)=3.623048e+000; foe(n+1)=4.503678e+001; krok(n+1)=9.772716e-006; ng(n+1)=3.815675e+002;
n=264; farx(n+1)=3.638496e+000; foe(n+1)=4.498918e+001; krok(n+1)=1.029142e-005; ng(n+1)=2.708677e+002;
n=265; farx(n+1)=3.617056e+000; foe(n+1)=4.494199e+001; krok(n+1)=9.640490e-006; ng(n+1)=3.807703e+002;
n=266; farx(n+1)=3.632237e+000; foe(n+1)=4.489531e+001; krok(n+1)=1.030147e-005; ng(n+1)=2.677440e+002;
n=267; farx(n+1)=3.611054e+000; foe(n+1)=4.484906e+001; krok(n+1)=9.647596e-006; ng(n+1)=3.767898e+002;
n=268; farx(n+1)=3.626134e+000; foe(n+1)=4.480331e+001; krok(n+1)=1.029142e-005; ng(n+1)=2.657171e+002;
n=269; farx(n+1)=3.605190e+000; foe(n+1)=4.475795e+001; krok(n+1)=9.600090e-006; ng(n+1)=3.740257e+002;
n=270; farx(n+1)=3.620012e+000; foe(n+1)=4.471308e+001; krok(n+1)=1.023989e-005; ng(n+1)=2.632369e+002;
n=271; farx(n+1)=3.599303e+000; foe(n+1)=4.466863e+001; krok(n+1)=9.667524e-006; ng(n+1)=3.691588e+002;
n=272; farx(n+1)=3.614056e+000; foe(n+1)=4.462464e+001; krok(n+1)=1.017255e-005; ng(n+1)=2.619277e+002;
n=273; farx(n+1)=3.593597e+000; foe(n+1)=4.458104e+001; krok(n+1)=9.647596e-006; ng(n+1)=3.657914e+002;
n=274; farx(n+1)=3.608186e+000; foe(n+1)=4.453788e+001; krok(n+1)=1.015968e-005; ng(n+1)=2.596607e+002;
n=275; farx(n+1)=3.587956e+000; foe(n+1)=4.449510e+001; krok(n+1)=9.635248e-006; ng(n+1)=3.624945e+002;
n=276; farx(n+1)=3.602420e+000; foe(n+1)=4.445275e+001; krok(n+1)=1.015216e-005; ng(n+1)=2.575856e+002;
n=277; farx(n+1)=3.582370e+000; foe(n+1)=4.441077e+001; krok(n+1)=9.622040e-006; ng(n+1)=3.596733e+002;
n=278; farx(n+1)=3.596656e+000; foe(n+1)=4.436921e+001; krok(n+1)=1.008355e-005; ng(n+1)=2.557668e+002;
n=279; farx(n+1)=3.576852e+000; foe(n+1)=4.432801e+001; krok(n+1)=9.657459e-006; ng(n+1)=3.553832e+002;
n=280; farx(n+1)=3.591096e+000; foe(n+1)=4.428722e+001; krok(n+1)=1.009346e-005; ng(n+1)=2.540527e+002;
n=281; farx(n+1)=3.571520e+000; foe(n+1)=4.424675e+001; krok(n+1)=9.558286e-006; ng(n+1)=3.536853e+002;
n=282; farx(n+1)=3.585505e+000; foe(n+1)=4.420667e+001; krok(n+1)=1.010485e-005; ng(n+1)=2.511627e+002;
n=283; farx(n+1)=3.566141e+000; foe(n+1)=4.416694e+001; krok(n+1)=9.578449e-006; ng(n+1)=3.500192e+002;
n=284; farx(n+1)=3.579967e+000; foe(n+1)=4.412758e+001; krok(n+1)=1.003721e-005; ng(n+1)=2.495024e+002;
n=285; farx(n+1)=3.560796e+000; foe(n+1)=4.408856e+001; krok(n+1)=9.628751e-006; ng(n+1)=3.460241e+002;
n=286; farx(n+1)=3.574572e+000; foe(n+1)=4.404992e+001; krok(n+1)=9.999543e-006; ng(n+1)=2.482262e+002;
n=287; farx(n+1)=3.555604e+000; foe(n+1)=4.401157e+001; krok(n+1)=9.586893e-006; ng(n+1)=3.435585e+002;
n=288; farx(n+1)=3.569183e+000; foe(n+1)=4.397359e+001; krok(n+1)=9.975945e-006; ng(n+1)=2.460305e+002;
n=289; farx(n+1)=3.550432e+000; foe(n+1)=4.393591e+001; krok(n+1)=9.602384e-006; ng(n+1)=3.399830e+002;
n=290; farx(n+1)=3.563897e+000; foe(n+1)=4.389858e+001; krok(n+1)=9.955536e-006; ng(n+1)=2.442957e+002;
n=291; farx(n+1)=3.545335e+000; foe(n+1)=4.386155e+001; krok(n+1)=9.584848e-006; ng(n+1)=3.372518e+002;
n=292; farx(n+1)=3.558657e+000; foe(n+1)=4.382485e+001; krok(n+1)=9.936047e-006; ng(n+1)=2.424140e+002;
n=293; farx(n+1)=3.540262e+000; foe(n+1)=4.378844e+001; krok(n+1)=9.594052e-006; ng(n+1)=3.342990e+002;
n=294; farx(n+1)=3.553556e+000; foe(n+1)=4.375235e+001; krok(n+1)=9.952471e-006; ng(n+1)=2.409139e+002;
n=295; farx(n+1)=3.535374e+000; foe(n+1)=4.371653e+001; krok(n+1)=9.479621e-006; ng(n+1)=3.333315e+002;
n=296; farx(n+1)=3.548402e+000; foe(n+1)=4.368102e+001; krok(n+1)=9.975945e-006; ng(n+1)=2.383612e+002;
n=297; farx(n+1)=3.530378e+000; foe(n+1)=4.364578e+001; krok(n+1)=9.520265e-006; ng(n+1)=3.303042e+002;
n=298; farx(n+1)=3.543283e+000; foe(n+1)=4.361086e+001; krok(n+1)=9.888364e-006; ng(n+1)=2.371554e+002;
n=299; farx(n+1)=3.525441e+000; foe(n+1)=4.357620e+001; krok(n+1)=9.571928e-006; ng(n+1)=3.269057e+002;
n=300; farx(n+1)=3.538330e+000; foe(n+1)=4.354184e+001; krok(n+1)=9.884595e-006; ng(n+1)=2.359585e+002;

figure; semilogy(farx,'b'); hold on; semilogy(foe,'r'); xlabel('Iteracje'); ylabel('Earx, Eoe'); legend('Earx','Eoe'); title('Uczenie predyktora OE');
figure; subplot(2,1,1); semilogy(krok); xlabel('Iteracje'); ylabel('Krok');
subplot(2,1,2); semilogy(ng); xlabel('Iteracje'); ylabel('Norma gradientu');
Earx=farx(n+1)
Eoe=foe(n+1)
